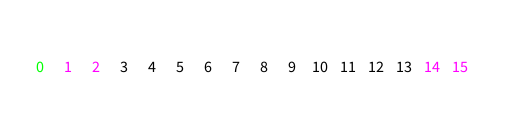
Frame 1 (no input)
Frame 60 (the mouse pressed at the canvas centre just before this capture): identical to frame 1, image omitted
Frame 120 (the mouse held since frame 60 and released just before this capture): identical to frame 1, image omitted

The Processing sketch that drew this single still picture (run headless with seeded random() and noise(); from frame 60 on, the mouse is pressed at the canvas centre):

// Processing sketch: MuduloSelector
// ── MuduloSelector.pde
/*

 NUMBERS ROW + MODULO ARITHMETIC
 [an ∞ modulo selector]
 
 @author  Vladimir V KUCHINOV
 @email   helloworld@vkuchinov.co.uk
 
 */

int k = 0;   
int w = 5;   //an odd value 
int l = 16;  //length

void setup() {

  size(512, 128);
  background(255);
}

void draw() {

  background(255);
  drawNumbers(l, k);
}

void drawNumbers(int l_, int k_) {

  float step = (width - 64.0) / l_;
  int[] indices = new int[w];

  for (int j = 0; j < w; j++) {

    int v = k_ - (w - 1)/2 + j;
    indices[j] = v % l;
    if (v < 0  && v % l != 0) { 
      indices[j] = v % l + l;
    }
  }

  for (int i = 0; i < l_; i++) {

    fill(0);
    for (int j = 0; j < w; j++) { 

      int v = indices[j];
      if (i == v) { 

        int median = floor(w/2);
        if (j != median) { 
          fill(255, 0, 255);
        } else { 
          fill(0, 255, 0);
        }
      }
    }

    textSize(16);
    textAlign(CENTER); //vertical 
    text(i, 40 + i * step, 72);
  }
}
void display(int k_) { 
  println(k_);
}

void keyPressed() {

  if (key == CODED) {

    if (keyCode == UP) { 
      k++;
    } else if (keyCode == DOWN) { 
      k--;
    }
  }
}
